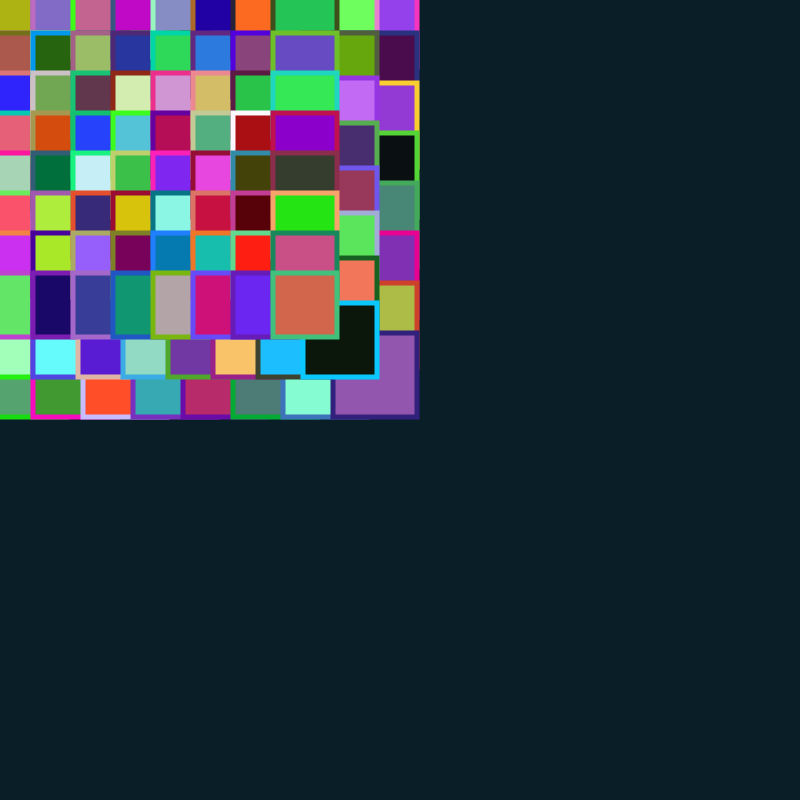
Frame 1 (no input)
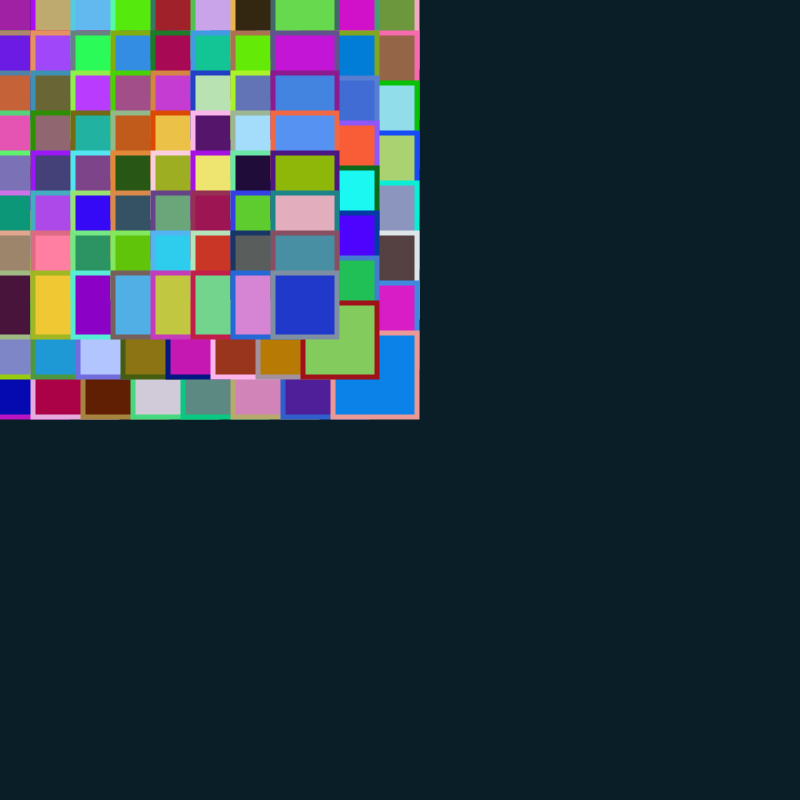
Frame 2 (the mouse pressed at the canvas centre, redrawn once)

The p5.js sketch that drew these frames (run headless with seeded random() and noise() and a simulated clock; the mouse was pressed at the canvas centre and the sketch redrawn once):

// p5.js sketch
// ── sketch.js
let count = 8;
let canvasSize = 800;
let gap = canvasSize/100;
let width = (canvasSize / count) / 2;
let start = width / 2;

function r255() {
  return random(255);
}

function stp(s, w, g, i, j) {
  if (w < 40) {
    return;
  } else {
    stroke(r255(), r255(), r255());
    fill(r255(), r255(), r255());
    rect(s + w * i, s + w * j, w - g, w - g);
    stp(s, w - 5, g, i, j);
  }
}

function setup() {
  colorMode(RGB, 255);
  rectMode(RADIUS);
  createCanvas(canvasSize, canvasSize);
  strokeWeight(5);
}

function draw() {
  background(10, 30, 40);
  for (let i = 0; i < count; i++) {
    for (let j = 0; j < count; j++) {
      stp(start, width, gap, i, j);
      // stroke(r255(), r255(), r255());
      // fill(r255(), r255(), r255());
      // fill(random(200), 30, 100);
      //
      // rect(start + width * i,
      //      start + width * j,
      //      width - gap,
      //      width - gap);
    }
  }
  noLoop();
}
